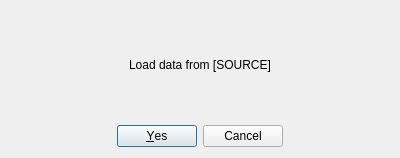
<?xml version="1.0" encoding="UTF-8"?>
<ui version="4.0">
 <class>Dialog</class>
 <widget class="QDialog" name="Dialog">
  <property name="geometry">
   <rect>
    <x>0</x>
    <y>0</y>
    <width>400</width>
    <height>158</height>
   </rect>
  </property>
  <property name="windowTitle">
   <string>Dialog</string>
  </property>
  <layout class="QGridLayout" name="gridLayout">
   <item row="0" column="0">
    <layout class="QVBoxLayout" name="verticalLayout">
     <item alignment="Qt::AlignHCenter">
      <widget class="QLabel" name="autoLoadLabel">
       <property name="text">
        <string>Load data from [SOURCE]</string>
       </property>
      </widget>
     </item>
    </layout>
   </item>
   <item row="1" column="0">
    <widget class="QDialogButtonBox" name="buttonBox">
     <property name="orientation">
      <enum>Qt::Horizontal</enum>
     </property>
     <property name="standardButtons">
      <set>QDialogButtonBox::Cancel|QDialogButtonBox::Yes</set>
     </property>
     <property name="centerButtons">
      <bool>true</bool>
     </property>
    </widget>
   </item>
  </layout>
 </widget>
 <resources/>
 <connections>
  <connection>
   <sender>buttonBox</sender>
   <signal>accepted()</signal>
   <receiver>Dialog</receiver>
   <slot>accept()</slot>
   <hints>
    <hint type="sourcelabel">
     <x>248</x>
     <y>254</y>
    </hint>
    <hint type="destinationlabel">
     <x>157</x>
     <y>274</y>
    </hint>
   </hints>
  </connection>
  <connection>
   <sender>buttonBox</sender>
   <signal>rejected()</signal>
   <receiver>Dialog</receiver>
   <slot>reject()</slot>
   <hints>
    <hint type="sourcelabel">
     <x>316</x>
     <y>260</y>
    </hint>
    <hint type="destinationlabel">
     <x>286</x>
     <y>274</y>
    </hint>
   </hints>
  </connection>
 </connections>
</ui>
